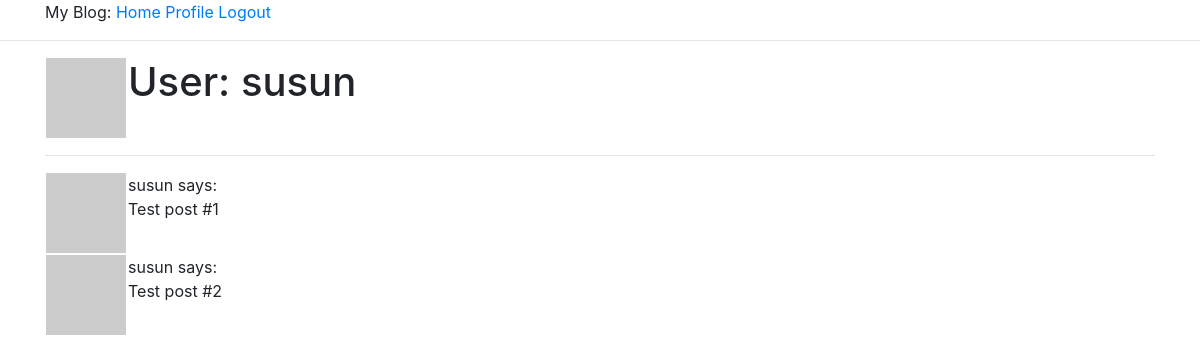
The page /user/susun (signed in) on the database its author committed.
### app/models.py (models this page shows, shortened)
class User(UserMixin, db.Model):
    id = db.Column(db.Integer, primary_key=True)
    username = db.Column(db.String(64), index=True, unique=True)
    email = db.Column(db.String(120), index=True, unique=True)
    password_hash = db.Column(db.String(128))
    posts = db.relationship('Post', backref='author', lazy='dynamic')
    about_me = db.Column(db.String(140))
    last_seen = db.Column(db.DateTime, default=datetime.utcnow)
    def avatar(self, size):
        digest = md5(self.email.lower().encode('utf-8')).hexdigest()
        return 'https://www.gravatar.com/avatar/{}?d=identicon&s={}'.format(
            digest, size
        )

### app/routes.py (the view)
@app.route('/user/<username>')
@login_required
def user(username):
    user = User.query.filter_by(username=username).first_or_404()
    posts = [
        {'author': user, 'body': 'Test post #1'},
        {'author': user, 'body': 'Test post #2'},
    ]
    return render_template('user.html', user=user, posts=posts)

### app/models.py (called while the page is built)
@login.user_loader
def load_user(id):
    return User.query.get(int(id))

### app/routes.py (called while the page is built)
@app.before_request
def before_request():
    if current_user.is_authenticated:
        current_user.last_seen = datetime.utcnow()
        db.session.commit()

### app/templates/user.html (shortened to what this page needs)
{% extends "base.html" %}
{% block content %}
<section class="container">
    <table>
        <tr valign="top">
            <td><img src="{{ user.avatar(125) }}"></td>
            <td class="ml-3">
                <h1>User: {{ user.username }} </h1>
            </td>
        </tr>
    </table>
    <hr>
    {% for post in posts %}
        {% include '_post.html' %}
    {% endfor %}
</section>
{% endblock %}

### app/templates/_post.html
<table>
    <tr valign="top">
        <td><img src="{{ post.author.avatar(36) }}"></td>
        <td>{{ post.author.username }} says:<br>{{ post.body }}</td>
    </tr>
</table>

### rows shown on the page
User: username "susun", author.username "susun" "susun"

### other values the page prints
{{ post.body }} "Test post #1" "Test post #2"
